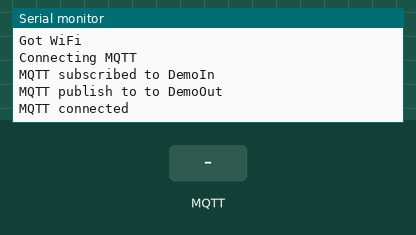
Recording of a sketch running on a simulated ESP8266 (NodeMCU). On the bench: the last lines printed to the serial monitor. The test bench sets the inputs (shaded band). WiFi joins after 1.5 s; servers stay silent unless stated; no MQTT or app messages arrive unless stated.

Above: at 2.9 s.
3.0 s: MQTT message "1" arrives on the first subscribed topic
At 3.6 s:
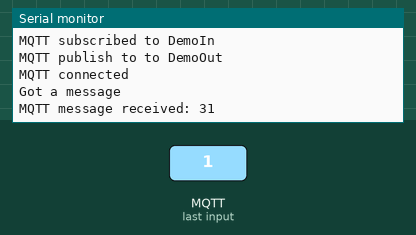
4.5 s: MQTT message "on" arrives on the first subscribed topic
At 5.7 s:
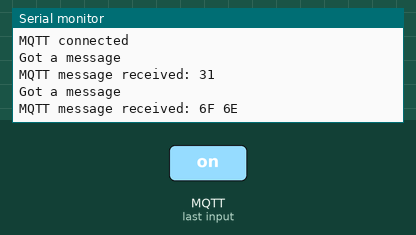
6.0 s: MQTT message "off" arrives on the first subscribed topic
At 7.2 s:
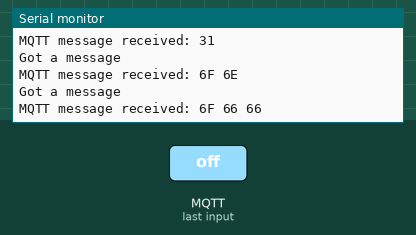

The sketch:

ArduinoMQTTClient.ino
```cpp
#include "MQTT.h"
#include "WiFiConnection.h"

// Tiny Demo program for secure MQTT connections

// Can be deployed to ESP32 or ESP8266
// Makes a connection and subscribes to a topic
// Add your WiFi and MQTT credentials to make it work

// Enjoy.  Rob Miles January 2021

WiFiConnection* wifiConnection;
MQTT* mqtt;

void messageDump(char* title, unsigned char* buffer, unsigned int length)
{
    Serial.print(title);
    for (int i = 0; i < length; i++) {
        Serial.print(buffer[i], HEX);
        Serial.print(" ");
    }
    Serial.println();
}

void MQTTMessageReceiver(unsigned char* buffer, unsigned int length)
{
    messageDump("MQTT message received: ", buffer, length);
}

void setup() {

  Serial.begin(115200);

  Serial.println(
    "\n\nDemo MQTT Client\n\n"
    "Connects to the server and says hello\n");

  wifiConnection = new WiFiConnection();

  while (!wifiConnection->connect(
    "your WiFi SSID",
    "your WiFi password",
    10
    ))
  {
    Serial.print(".");
    delay(500);
  }

  Serial.println("Got WiFi");

  Serial.println("Connecting MQTT");

  mqtt = new MQTT();

  while (!mqtt->connect(
           "Demo",  // device name
           "your mqtt host", // mqtt host
           "your mqtt username",       // username
           "your mqtt password",       // password
           "DemoIn",                   // topic subscribed to
           "DemoOut",                   // topic published to
           true,                      // true for secure
           10                          // timeout in secs
           )) {
    Serial.println(".");
  }

  unsigned char message [] = { 1,2,3,4,5,6 };

  mqtt->sendMessageToMQTT(message,sizeof(message));

  mqtt->bindToIncomingMQTTMessages(MQTTMessageReceiver);

  Serial.println("MQTT connected");
}

void loop() {
  mqtt->loop();
  delay(100);
}
```

MQTT.cpp
```cpp
#include "MQTT.h"


void (*MQTT::boundMessageReceiver)(unsigned char* buffer, unsigned int length);


MQTT::MQTT()
{
	boundMessageReceiver = NULL;
	mqttState = turnedOff;
}

void MQTT::mqttCallback(char* topic, byte* payload, unsigned int length)
{
	Serial.println("Got a message");

	sendMessageFromMQTT((unsigned char *) payload, length);
}

bool MQTT::connect(char * device, char* host, char* username, char* password, char* receiveTopic, char* publishTopic, bool secure, int timeOutInSeconds)
{
	unsigned long timeOutInMillis = timeOutInSeconds * 10000;
	unsigned long startTimeMillis = millis();

	int port;

	mqttState = mqttDisconnected;

	if (mqttPubSubClient == NULL)
	{
		if (secure)
		{
      WiFiClientSecure *secureClient = new WiFiClientSecure();
#if defined(ARDUINO_ARCH_ESP8266)
      secureClient->setInsecure();
#endif
    mqttPubSubClient = new PubSubClient(*secureClient);
		}
		else
		{
      WiFiClient *espClient = new WiFiClient();
      mqttPubSubClient = new PubSubClient(*espClient);
		}
	}

	if (secure)
	{
		port = 8883;
	}
	else
	{
		port = 1883;
	}

	mqttPubSubClient->setServer(host, port);
	mqttPubSubClient->setCallback(mqttCallback);

	while (!mqttPubSubClient->connect(device, username, password))
	{
		unsigned long elapsedTimeMillis = millis() - startTimeMillis;

		if (elapsedTimeMillis > timeOutInMillis)
		{
			mqttPubSubClient->disconnect();
			return false;
		}

		delay(100);
	}

	snprintf(mqttReceiveTopic, MAX_MQTT_TOPIC_LENGTH, "%s", receiveTopic);

	snprintf(mqttPublishTopic, MAX_MQTT_TOPIC_LENGTH, "%s", publishTopic);

	Serial.printf("MQTT subscribed to %s\n", mqttReceiveTopic);
	Serial.printf("MQTT publish to to %s\n", mqttPublishTopic);

	mqttPubSubClient->subscribe(mqttReceiveTopic);

	mqttState = mqttConnected;

	return true;
}

void MQTT::bindToIncomingMQTTMessages(void (*receiveMessage)(unsigned char* buffer, unsigned int length))
{
	boundMessageReceiver = receiveMessage;
}

void MQTT::sendMessageFromMQTT(unsigned char* buffer, unsigned int length)
{
	if (boundMessageReceiver != NULL)
		boundMessageReceiver(buffer, length);
}


bool MQTT::sendMessageToMQTT(unsigned char* buffer, unsigned int length)
{
	return mqttPubSubClient->publish(mqttPublishTopic, buffer, length);
}

void MQTT::loop()
{
	mqttPubSubClient->loop();
}


bool MQTT::connected()
{
	return mqttState == mqttConnected;;
}
```

MQTT.h
```cpp
#pragma once

#include "config.h"

#include <PubSubClient.h>

#define MAX_MQTT_TOPIC_LENGTH 100

class MQTT
{
public:

    MQTT();

    bool connect(char* device, char* host, char* username, char* password, char* getTopic, char * publishTopic, bool secure, int timeOutInSeconds);

    void bindToIncomingMQTTMessages(void (*receiveMessage)(unsigned char* buffer, unsigned int length));

    bool sendMessageToMQTT(unsigned char* buffer, unsigned int length);

    void loop();

    bool connected();

    enum mqttConnectStates { turnedOn, mqttConnected, mqttDisconnected, turnedOff };

private:

    mqttConnectStates mqttState;

    PubSubClient* mqttPubSubClient = NULL;

    char mqttReceiveTopic[MAX_MQTT_TOPIC_LENGTH];

    char mqttPublishTopic[MAX_MQTT_TOPIC_LENGTH];

    static void mqttCallback(char* topic, byte* payload, unsigned int length);

    static void (*boundMessageReceiver)(unsigned char* buffer, unsigned int length);

    static void sendMessageFromMQTT(unsigned char* buffer, unsigned int length);

};
```

WiFiConnection.cpp
```cpp
#include "WiFiConnection.h"

WiFiConnection::WiFiConnection()
{
}

bool WiFiConnection::connect(char* ssid, char* password, int timeOutInSeconds)
{
    unsigned long timeOutInMillis = timeOutInSeconds * 10000;
    unsigned long startTimeMillis = millis();

    WiFi.mode(WIFI_OFF);
    delay(100);
    WiFi.mode(WIFI_STA);
    delay(100);

    WiFi.begin(ssid, password);

    while (WiFi.status() != WL_CONNECTED)
    {
        unsigned long elapsedTimeMillis = millis() - startTimeMillis;

        if (elapsedTimeMillis > timeOutInMillis)
        {
            WiFi.mode(WIFI_OFF);
            return false;
        }
        delay(100);
    }

    return true;
}
```

WiFiConnection.h
```cpp
#pragma once

#include "config.h"

class WiFiConnection
{
public:
	WiFiConnection();

	bool connect(char* ssid, char* password, int timeOutInSeconds);

};
```

config.h
```cpp
#pragma once

#include <Arduino.h>

#if defined(ARDUINO_ARCH_ESP32)

#include <WiFi.h>
#include <DNSServer.h>
#include <WiFiUdp.h>
#include <WiFiServer.h>
#include <WiFiClient.h>
#include <WiFiClientSecure.h>
#include <HTTPUpdate.h>
#include <WebServer.h>

#endif

#if defined(ARDUINO_ARCH_ESP8266)

#include <Arduino.h>

#include <ESP8266WiFi.h>
#include <WiFiClientSecure.h>
#include <ESP8266httpUpdate.h>
#include <ESP8266WebServer.h>

#endif
```

Measured:
- after the input at 3.0 s, the serial monitor: prints a new line after 0.06 s (image 1)
- after the input at 4.5 s, the serial monitor: prints a new line after 0.06 s (image 2)
- after the input at 6.0 s, the serial monitor: prints a new line after 0.06 s (image 3)
